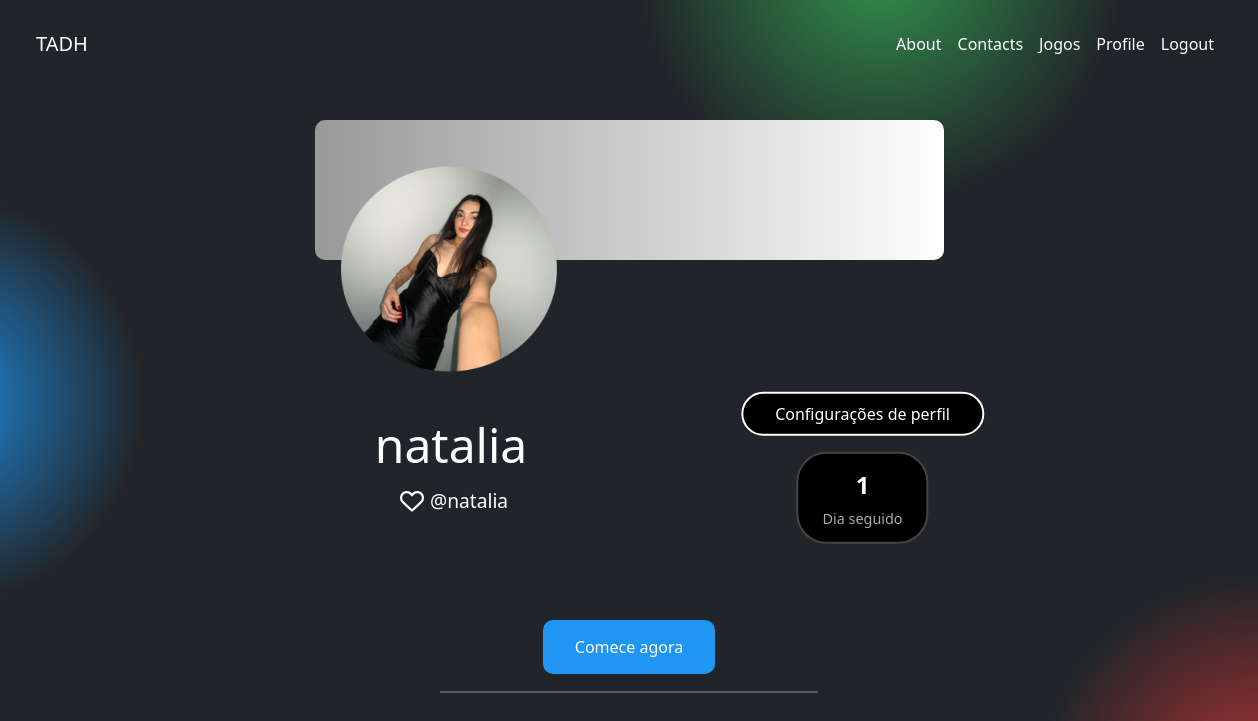
/perfil/ (signed in), run on an earlier commit of the app's database.
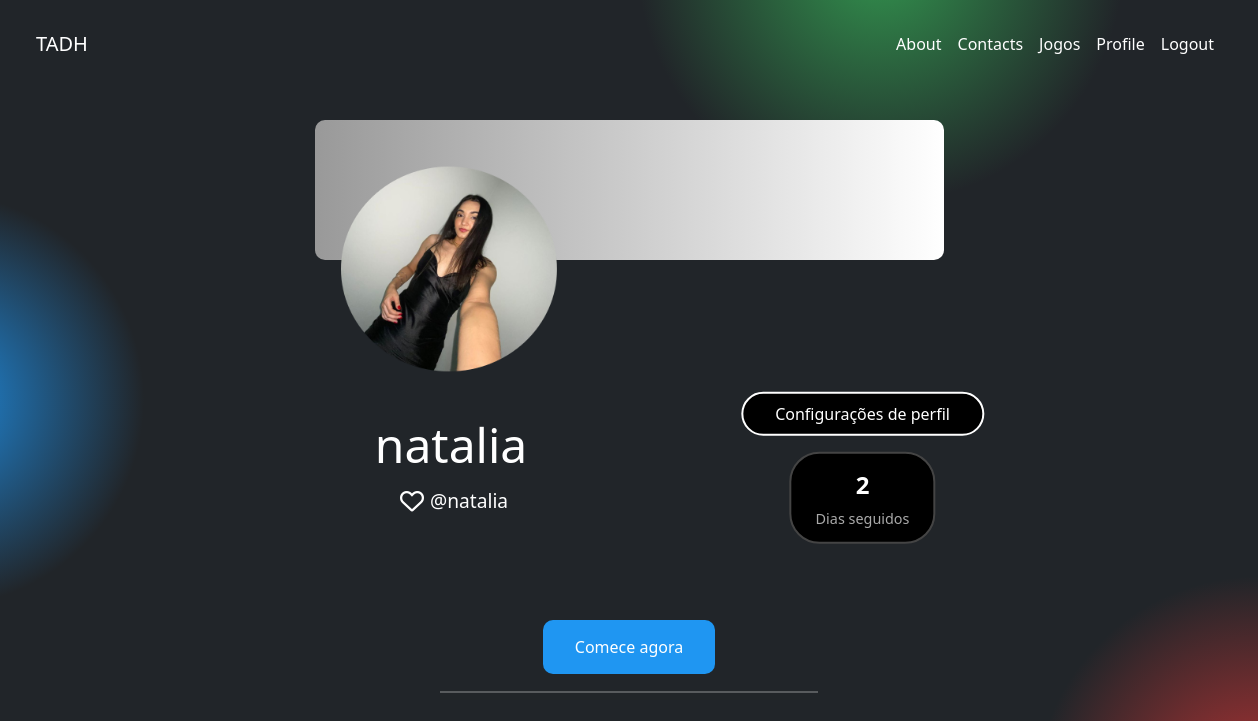
And on a later commit of the database.
### jogos/models.py (models this page shows, shortened)
class BaseUser(AbstractUser):
    id = models.UUIDField(primary_key=True, default=uuid.uuid4, editable=False)
    created_at = models.DateTimeField(auto_now_add=True)
    updated_at = models.DateTimeField(auto_now=True)
    birth_date = models.DateField(null=True, blank=True)
    photo = models.ImageField(upload_to="users/images/%Y/%m/%d/", blank=True, null=True)
    USERNAME_FIELD = "username"

class Offensiva(models.Model):
    user = models.OneToOneField("jogos.BaseUser", on_delete=models.SET_NULL, related_name="offensiva", null=True)
    streak = models.PositiveIntegerField(default=0)
    last_interaction = models.DateField(null=True, blank=True)

### jogos/views.py (the view)
# urls.py: path("perfil/", views.profile, name="profile"),
@login_required(login_url="login")
def profile(request):
    return render(request, "pages/profile.html")

### jogos/templates/pages/profile.html (shortened to what this page needs)
{% extends 'base.html' %}
{% load static %}
{% block content %}
    <div class="main-profile">
        <div class="rectangle">
        </div>
        {% if request.user.photo %}
            <img class="photo-user" src="{{ request.user.photo.url }}" alt="User photo" class="author-img">
        {% else %}
             <img class="photo-profile" src="{% static 'img/user 5.svg' %}" alt="User photo" class="author-img">
        {% endif %}
        <div class="profile-main-container">
            <div class="profile-container">
                <h2 class="user-name">{{ request.user.username }}</h2>
                <div class="profile-info">
                <button class="like-btn" id="likeButton" aria-label="Curtir">
                    <i class="fa-regular fa-heart like-icon"></i>
                </button>
                <p>@{{ request.user.username }}</p>
                </div>
            </div>
            <div class="profile-right">
                <a href="{% url 'profile_edit' %}" class="profile-settings-btn">
                    Configurações de perfil
                </a>
                <div class="login-streak">
                    <span class="streak-number">{{ request.user.offensiva.streak }}</span>
                    <span class="streak-text">
                        Dia{{ request.user.offensiva.streak|pluralize:"s" }} seguido{{ request.user.offensiva.streak|pluralize:"s" }}
                    </span>
                </div>
            </div>
        </div>
         <a href="{% url 'jogos' %}" class="start-button">Comece agora</a>
        <hr class="profile-hr">
    </div>
{% endblock content %}

What changed in the data, as far as the page shows it:
changed BaseUser "natalia": user.offensiva.streak "1" → "2"
